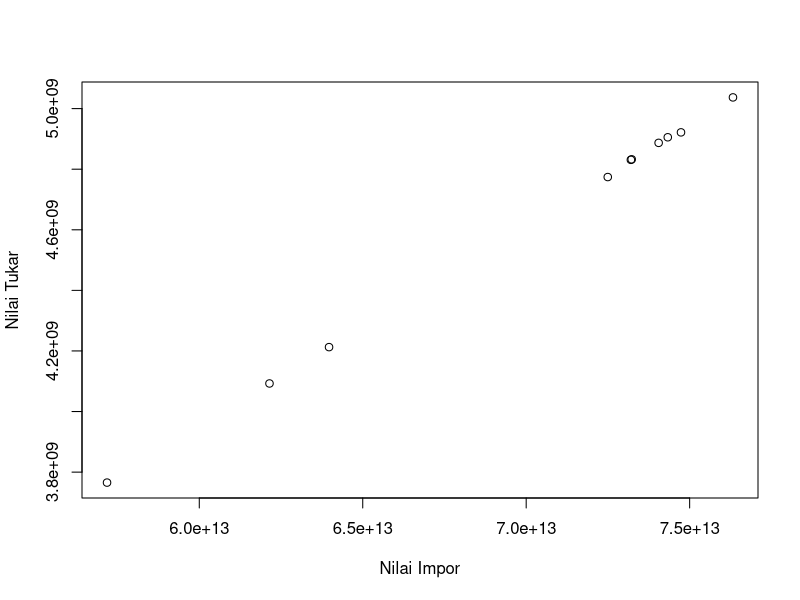
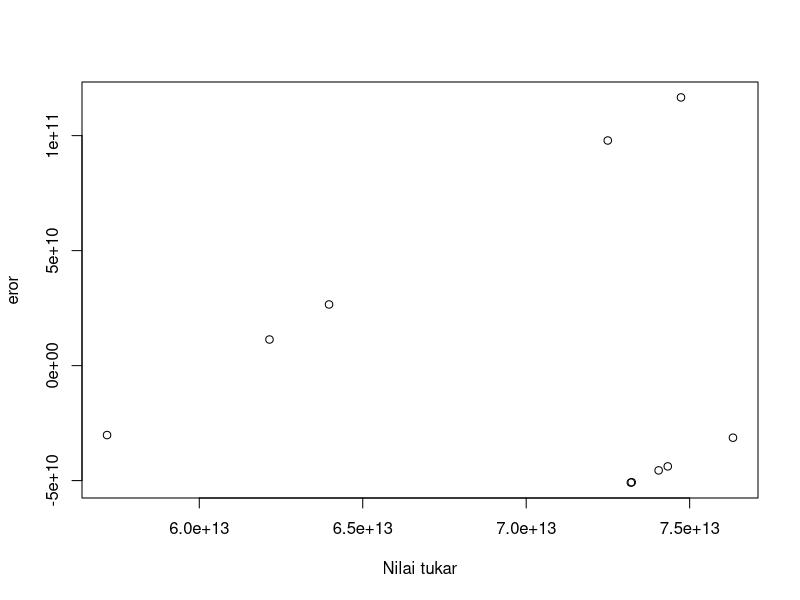

Source code (R) for these figures, in order:
## ---- chunk 1
#| label: fig-mpg
#| fig-cap: "City and highway mileage for 38 popular models of cars.Color by number of cylinders"
setwd('C:/metopel/UAS')
library(readxl)
dat<-read_excel("latihan.xlsx")
reg1<-lm(Y~X,data=dat)
plot(dat$Y,dat$X,ylab="Nilai Tukar",xlab="Nilai Impor")
## ---- chunk 2
#| label: fig1-mpg
#| fig-cap: "City and highway mileage for 38 popular models of cars.Color by number of cylinders"
setwd('C:/metopel/UAS')
library(readxl)
dat<-read_excel("latihan.xlsx")
reg1<-lm(Y~X,data=dat)
dat$u<-resid(reg1)
plot(dat$Y,dat$u,ylab="eror",xlab="Nilai tukar")
## ---- chunk 3
library(readxl)
dat<-read_excel("latihan.xlsx")
reg1<-lm(Y~X,data=dat)
summary(reg1)
